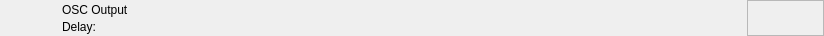
<?xml version="1.0" encoding="UTF-8"?>
<ui version="4.0">
 <class>RundownOscOutputWidget</class>
 <widget class="QWidget" name="RundownOscOutputWidget">
  <property name="geometry">
   <rect>
    <x>0</x>
    <y>0</y>
    <width>824</width>
    <height>36</height>
   </rect>
  </property>
  <layout class="QHBoxLayout" name="horizontalLayout">
   <property name="spacing">
    <number>0</number>
   </property>
   <property name="margin">
    <number>0</number>
   </property>
   <item>
    <widget class="QFrame" name="frameItem">
     <property name="sizePolicy">
      <sizepolicy hsizetype="Preferred" vsizetype="Fixed">
       <horstretch>0</horstretch>
       <verstretch>0</verstretch>
      </sizepolicy>
     </property>
     <property name="minimumSize">
      <size>
       <width>0</width>
       <height>36</height>
      </size>
     </property>
     <widget class="QLabel" name="labelIcon">
      <property name="geometry">
       <rect>
        <x>22</x>
        <y>2</y>
        <width>32</width>
        <height>32</height>
       </rect>
      </property>
      <property name="text">
       <string/>
      </property>
      <property name="pixmap">
       <pixmap resource="../Widgets.qrc">:/Graphics/Images/OscOutput.png</pixmap>
      </property>
      <property name="scaledContents">
       <bool>true</bool>
      </property>
     </widget>
     <widget class="QLabel" name="labelLabel">
      <property name="geometry">
       <rect>
        <x>62</x>
        <y>2</y>
        <width>561</width>
        <height>16</height>
       </rect>
      </property>
      <property name="text">
       <string>OSC Output</string>
      </property>
     </widget>
     <widget class="QLabel" name="labelColor">
      <property name="geometry">
       <rect>
        <x>0</x>
        <y>0</y>
        <width>18</width>
        <height>36</height>
       </rect>
      </property>
      <property name="text">
       <string/>
      </property>
     </widget>
     <widget class="QLabel" name="labelGroupColor">
      <property name="geometry">
       <rect>
        <x>0</x>
        <y>0</y>
        <width>6</width>
        <height>36</height>
       </rect>
      </property>
      <property name="text">
       <string/>
      </property>
     </widget>
     <widget class="QLabel" name="labelDelay">
      <property name="geometry">
       <rect>
        <x>62</x>
        <y>19</y>
        <width>83</width>
        <height>16</height>
       </rect>
      </property>
      <property name="text">
       <string>Delay:</string>
      </property>
     </widget>
    </widget>
   </item>
   <item>
    <widget class="QFrame" name="frameStatus">
     <property name="minimumSize">
      <size>
       <width>77</width>
       <height>0</height>
      </size>
     </property>
     <property name="maximumSize">
      <size>
       <width>77</width>
       <height>16777215</height>
      </size>
     </property>
     <property name="frameShape">
      <enum>QFrame::StyledPanel</enum>
     </property>
     <property name="frameShadow">
      <enum>QFrame::Raised</enum>
     </property>
     <widget class="QLabel" name="labelGpiConnected">
      <property name="geometry">
       <rect>
        <x>1</x>
        <y>2</y>
        <width>32</width>
        <height>32</height>
       </rect>
      </property>
      <property name="minimumSize">
       <size>
        <width>32</width>
        <height>32</height>
       </size>
      </property>
      <property name="maximumSize">
       <size>
        <width>32</width>
        <height>32</height>
       </size>
      </property>
      <property name="lineWidth">
       <number>0</number>
      </property>
      <property name="text">
       <string/>
      </property>
      <property name="pixmap">
       <pixmap resource="../Widgets.qrc">:/Graphics/Images/GpiConnected.png</pixmap>
      </property>
      <property name="scaledContents">
       <bool>true</bool>
      </property>
     </widget>
     <widget class="QLabel" name="labelDisconnected">
      <property name="geometry">
       <rect>
        <x>32</x>
        <y>2</y>
        <width>32</width>
        <height>32</height>
       </rect>
      </property>
      <property name="minimumSize">
       <size>
        <width>32</width>
        <height>32</height>
       </size>
      </property>
      <property name="maximumSize">
       <size>
        <width>32</width>
        <height>32</height>
       </size>
      </property>
      <property name="text">
       <string/>
      </property>
      <property name="pixmap">
       <pixmap resource="../Widgets.qrc">:/Graphics/Images/Disconnected.png</pixmap>
      </property>
      <property name="scaledContents">
       <bool>true</bool>
      </property>
     </widget>
     <widget class="QLabel" name="labelActiveColor">
      <property name="geometry">
       <rect>
        <x>69</x>
        <y>0</y>
        <width>8</width>
        <height>36</height>
       </rect>
      </property>
      <property name="minimumSize">
       <size>
        <width>8</width>
        <height>36</height>
       </size>
      </property>
      <property name="maximumSize">
       <size>
        <width>8</width>
        <height>36</height>
       </size>
      </property>
      <property name="text">
       <string/>
      </property>
     </widget>
    </widget>
   </item>
  </layout>
 </widget>
 <resources>
  <include location="../Widgets.qrc"/>
 </resources>
 <connections/>
 <slots>
  <slot>addToCombo()</slot>
 </slots>
</ui>
